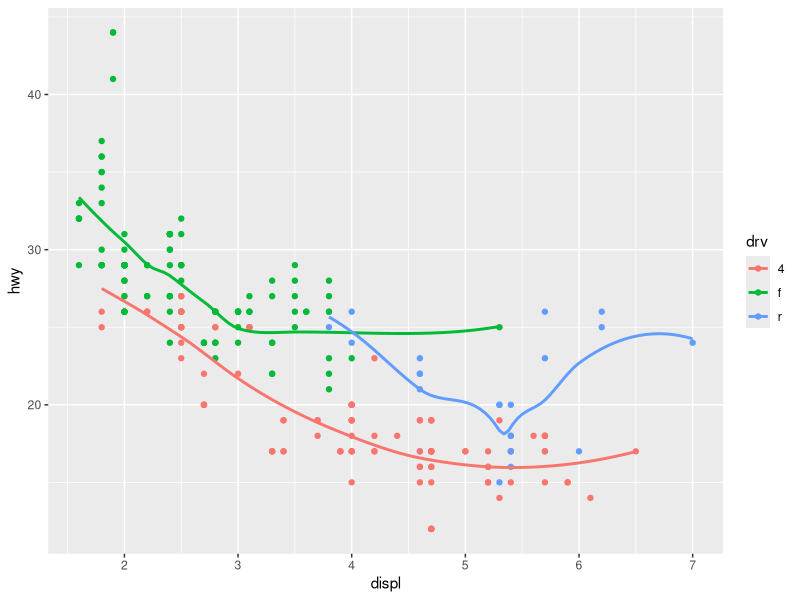
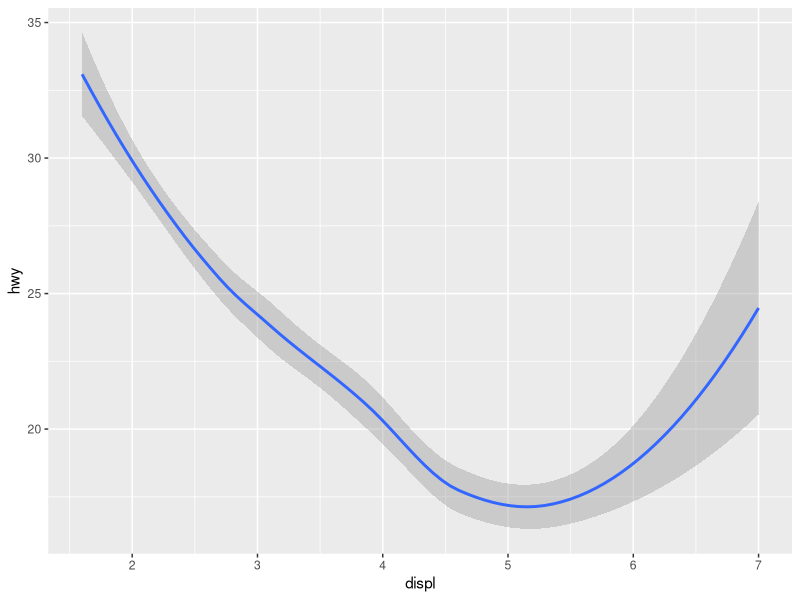
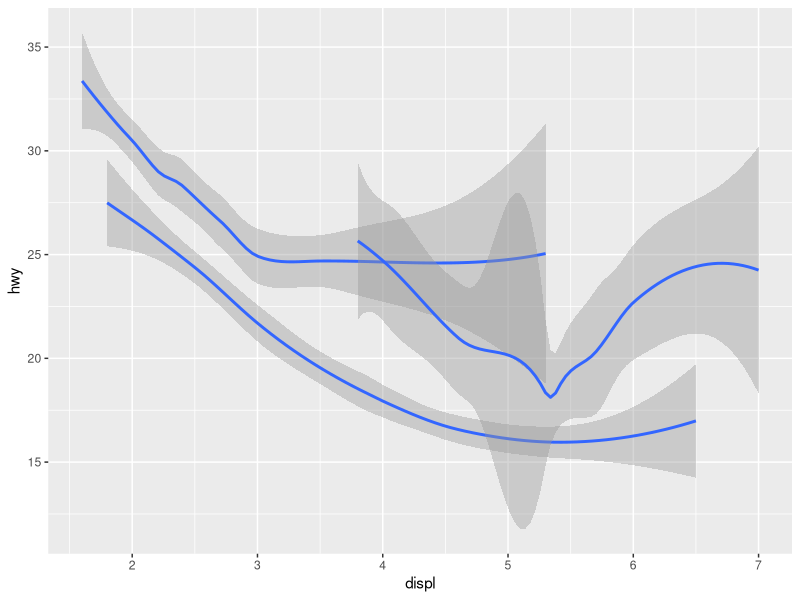
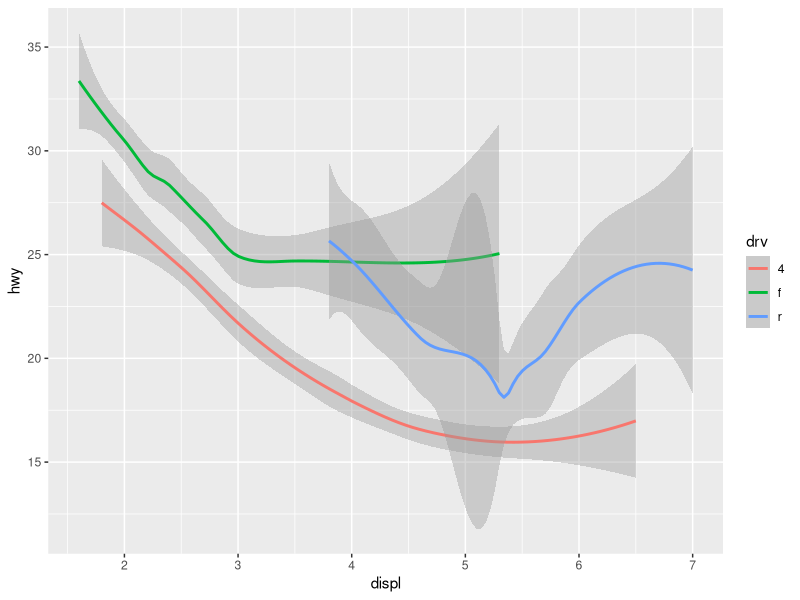
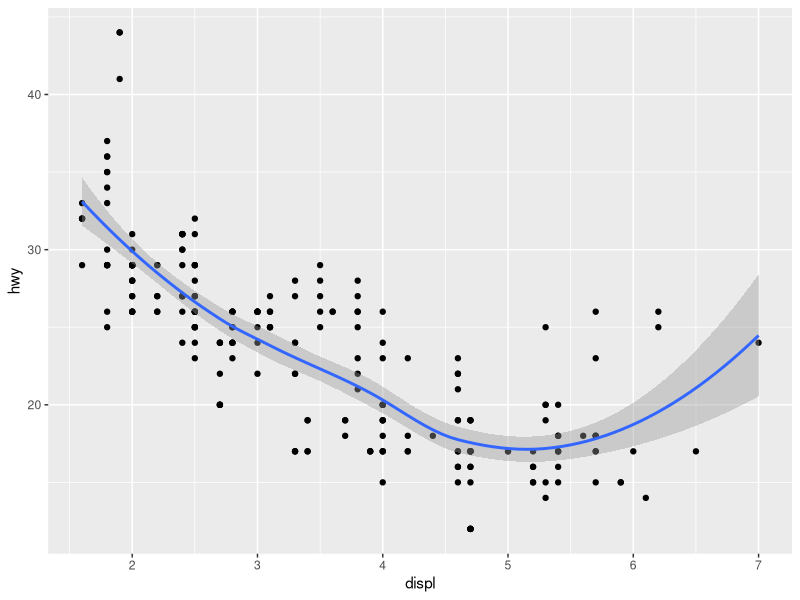
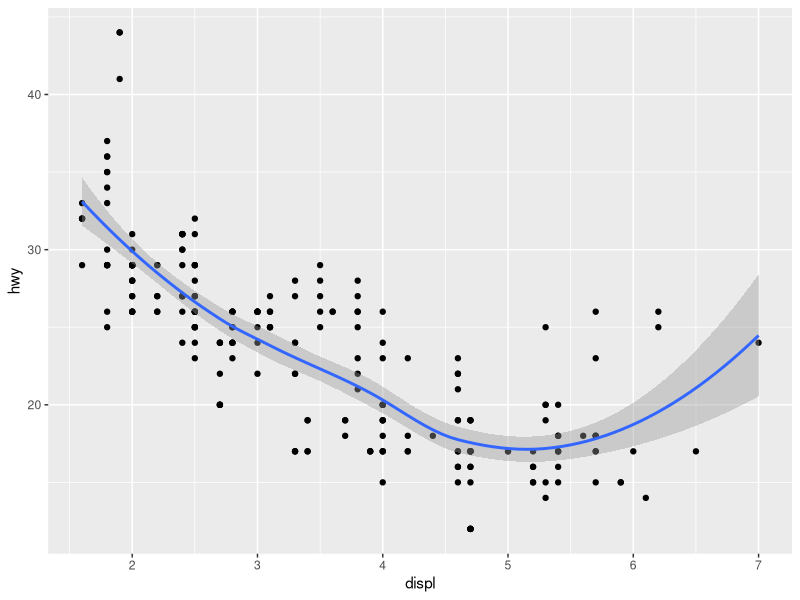
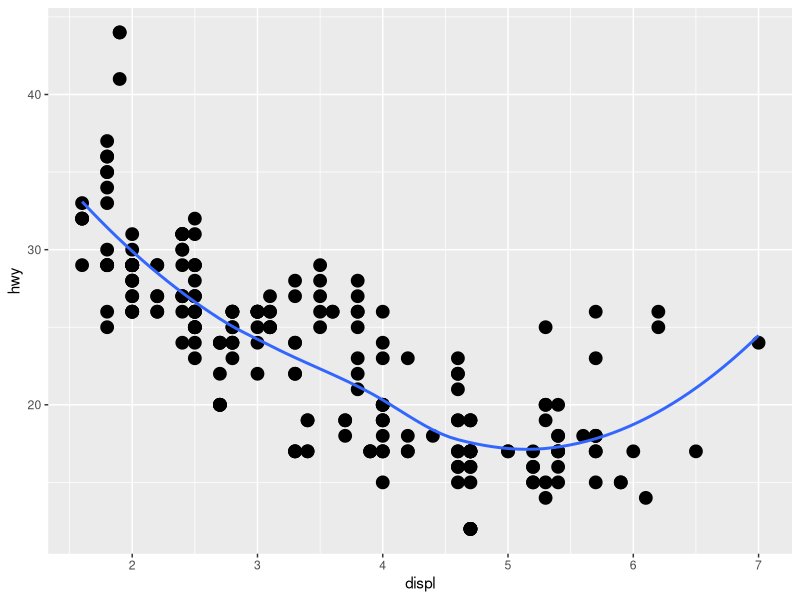
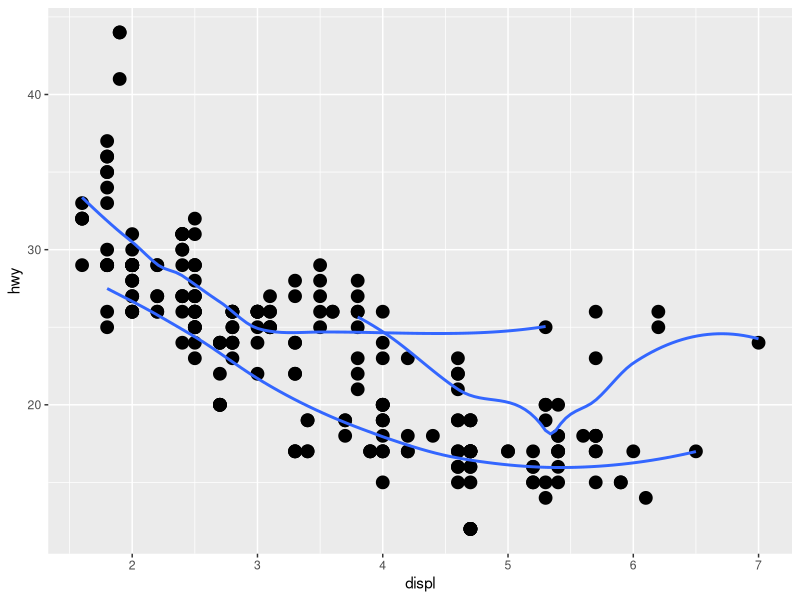

The R script that drew these images, in order:
library(tidyverse)
#1
#line geoms
#2
#I think the points and the a line will be in the same table, with different colors clissified by drv
ggplot(data = mpg, mapping = aes(x = displ, y = hwy, color = drv)) + 
  geom_point() + 
  geom_smooth(se = FALSE)
#3
#with show.legend = FALSE we will not see the indication of the variable drv at right 
ggplot(data = mpg) +
  geom_smooth(mapping = aes(x = displ, y = hwy))

ggplot(data = mpg) +
  geom_smooth(mapping = aes(x = displ, y = hwy, group = drv))

ggplot(data = mpg) +
  geom_smooth(
    mapping = aes(x = displ, y = hwy, color = drv)
  )
#because it is evident that the three lines present the variable drv's value 
#4
#se is to modify if we keep the shadow
#5
#The two graphics look the same, it's just that the fist one is more easy to reuse.
ggplot(data = mpg, mapping = aes(x = displ, y = hwy)) + 
  geom_point() + 
  geom_smooth()

ggplot() + 
  geom_point(data = mpg, mapping = aes(x = displ, y = hwy)) + 
  geom_smooth(data = mpg, mapping = aes(x = displ, y = hwy))
#6
#graphic 1
ggplot(data = mpg, mapping = aes(x = displ, y = hwy)) + 
  geom_point(size = 4) + 
  geom_smooth(se = FALSE)
#graphic 2
ggplot(data = mpg, mapping = aes(x = displ, y = hwy, group = drv)) + 
  geom_point(size = 4) + 
  geom_smooth(se = FALSE)
#graphic 3
ggplot(data = mpg, mapping = aes(x = displ, y = hwy, color = drv)) + 
  geom_point(size = 4) + 
  geom_smooth(se = FALSE)
#graphic 4
ggplot(data = mpg, mapping = aes(x = displ, y = hwy)) + 
  geom_point(mapping = aes(color = drv),size = 4) + 
  geom_smooth(se = FALSE)
#graphic 5
ggplot(data = mpg, mapping = aes(x = displ, y = hwy)) + 
  geom_point(mapping = aes(color = drv), size = 4) + 
  geom_smooth(mapping = aes(linetype = drv), se = FALSE)
#graphic 6
ggplot(data = mpg, mapping = aes(x = displ, y = hwy, color = drv)) + 
  geom_point(size = 4)
#here I cannot draw the shadow of the points.
  